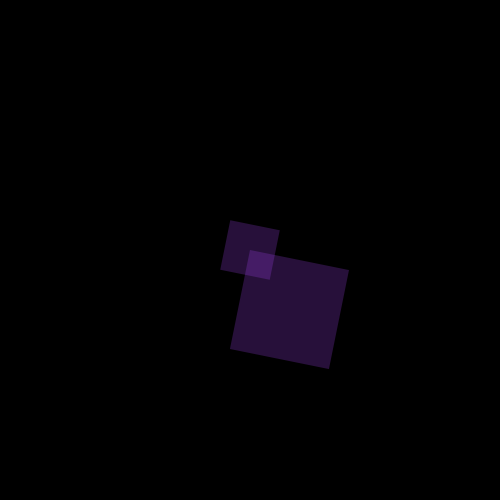
Frame 1 (no input)
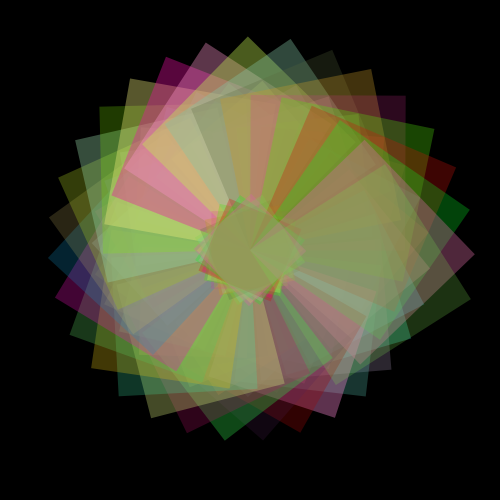
Frame 60 (the mouse pressed at the canvas centre just before this capture)
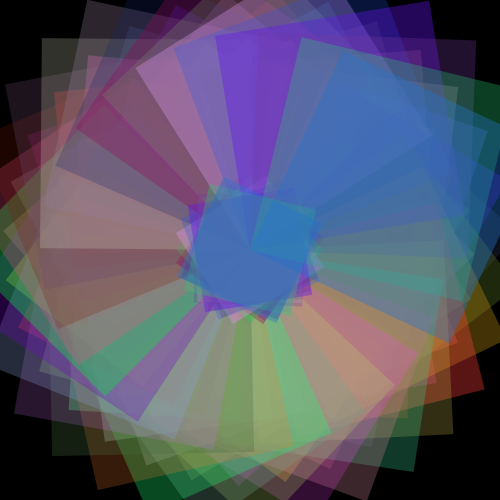
Frame 120 (the mouse held since frame 60 and released just before this capture)

The Processing sketch that drew these frames (run headless with seeded random() and noise(); from frame 60 on, the mouse is pressed at the canvas centre):

// Processing sketch: processing_134433
// ── processing_134433.pde

float recRad = 0.0;
float recScale = 1.0;
float timer = 0.0;
float scaleSpeed = 0.001;
float startScale = 1.0;
  
void setup()
{
  size(500,500);
  background(#000000);
  colorMode(RGB, 255, 255, 255);
  frameRate(30);
}
  
void draw()
{
  recRad = recRad + 0.2;
  recScale = recScale + 0.01;
  timer = timer + (1.0/30.0);
  startScale = startScale + scaleSpeed;

  pushMatrix();
    noStroke();
    fill(random(255),random(255),random(255),random(50,100)); 
    translate(width/2, height/2);
    rotate(recRad);
    scale(recScale);
    
    rectMode(CORNER);
    rect(0, 0, 100, 100);
    rectMode(CENTER);
    rect(0, 0, 50, 50);
  popMatrix();
}
